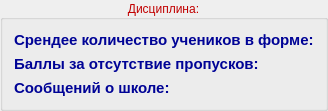
              <widget class="QGroupBox" name="groupBox_6">
               <property name="palette">
                <palette>
                 <active>
                  <colorrole role="WindowText">
                   <brush brushstyle="SolidPattern">
                    <color alpha="255">
                     <red>193</red>
                     <green>0</green>
                     <blue>0</blue>
                    </color>
                   </brush>
                  </colorrole>
                  <colorrole role="Dark">
                   <brush brushstyle="SolidPattern">
                    <color alpha="255">
                     <red>0</red>
                     <green>255</green>
                     <blue>0</blue>
                    </color>
                   </brush>
                  </colorrole>
                  <colorrole role="Text">
                   <brush brushstyle="SolidPattern">
                    <color alpha="255">
                     <red>231</red>
                     <green>231</green>
                     <blue>231</blue>
                    </color>
                   </brush>
                  </colorrole>
                  <colorrole role="ButtonText">
                   <brush brushstyle="SolidPattern">
                    <color alpha="255">
                     <red>242</red>
                     <green>218</green>
                     <blue>0</blue>
                    </color>
                   </brush>
                  </colorrole>
                  <colorrole role="ToolTipBase">
                   <brush brushstyle="SolidPattern">
                    <color alpha="102">
                     <red>0</red>
                     <green>170</green>
                     <blue>0</blue>
                    </color>
                   </brush>
                  </colorrole>
                  <colorrole role="PlaceholderText">
                   <brush brushstyle="SolidPattern">
                    <color alpha="128">
                     <red>231</red>
                     <green>231</green>
                     <blue>231</blue>
                    </color>
                   </brush>
                  </colorrole>
                 </active>
                 <inactive>
                  <colorrole role="WindowText">
                   <brush brushstyle="SolidPattern">
                    <color alpha="255">
                     <red>193</red>
                     <green>0</green>
                     <blue>0</blue>
                    </color>
                   </brush>
                  </colorrole>
                  <colorrole role="Dark">
                   <brush brushstyle="SolidPattern">
                    <color alpha="255">
                     <red>0</red>
                     <green>255</green>
                     <blue>0</blue>
                    </color>
                   </brush>
                  </colorrole>
                  <colorrole role="Text">
                   <brush brushstyle="SolidPattern">
                    <color alpha="255">
                     <red>231</red>
                     <green>231</green>
                     <blue>231</blue>
                    </color>
                   </brush>
                  </colorrole>
                  <colorrole role="ButtonText">
                   <brush brushstyle="SolidPattern">
                    <color alpha="255">
                     <red>242</red>
                     <green>218</green>
                     <blue>0</blue>
                    </color>
                   </brush>
                  </colorrole>
                  <colorrole role="ToolTipBase">
                   <brush brushstyle="SolidPattern">
                    <color alpha="102">
                     <red>0</red>
                     <green>170</green>
                     <blue>0</blue>
                    </color>
                   </brush>
                  </colorrole>
                  <colorrole role="PlaceholderText">
                   <brush brushstyle="SolidPattern">
                    <color alpha="128">
                     <red>231</red>
                     <green>231</green>
                     <blue>231</blue>
                    </color>
                   </brush>
                  </colorrole>
                 </inactive>
                 <disabled>
                  <colorrole role="WindowText">
                   <brush brushstyle="SolidPattern">
                    <color alpha="255">
                     <red>0</red>
                     <green>255</green>
                     <blue>0</blue>
                    </color>
                   </brush>
                  </colorrole>
                  <colorrole role="Dark">
                   <brush brushstyle="SolidPattern">
                    <color alpha="255">
                     <red>0</red>
                     <green>255</green>
                     <blue>0</blue>
                    </color>
                   </brush>
                  </colorrole>
                  <colorrole role="Text">
                   <brush brushstyle="SolidPattern">
                    <color alpha="255">
                     <red>0</red>
                     <green>255</green>
                     <blue>0</blue>
                    </color>
                   </brush>
                  </colorrole>
                  <colorrole role="ButtonText">
                   <brush brushstyle="SolidPattern">
                    <color alpha="255">
                     <red>0</red>
                     <green>255</green>
                     <blue>0</blue>
                    </color>
                   </brush>
                  </colorrole>
                  <colorrole role="ToolTipBase">
                   <brush brushstyle="SolidPattern">
                    <color alpha="102">
                     <red>0</red>
                     <green>170</green>
                     <blue>0</blue>
                    </color>
                   </brush>
                  </colorrole>
                  <colorrole role="PlaceholderText">
                   <brush brushstyle="SolidPattern">
                    <color alpha="128">
                     <red>231</red>
                     <green>231</green>
                     <blue>231</blue>
                    </color>
                   </brush>
                  </colorrole>
                 </disabled>
                </palette>
               </property>
               <property name="title">
                <string>Дисциплина:</string>
               </property>
               <property name="alignment">
                <set>Qt::AlignCenter</set>
               </property>
               <layout class="QVBoxLayout" name="verticalLayout_7">
                <item>
                 <widget class="QLabel" name="form_count">
                  <property name="palette">
                   <palette>
                    <active>
                     <colorrole role="WindowText">
                      <brush brushstyle="SolidPattern">
                       <color alpha="255">
                        <red>0</red>
                        <green>3</green>
                        <blue>150</blue>
                       </color>
                      </brush>
                     </colorrole>
                    </active>
                    <inactive>
                     <colorrole role="WindowText">
                      <brush brushstyle="SolidPattern">
                       <color alpha="255">
                        <red>0</red>
                        <green>3</green>
                        <blue>150</blue>
                       </color>
                      </brush>
                     </colorrole>
                    </inactive>
                    <disabled>
                     <colorrole role="WindowText">
                      <brush brushstyle="SolidPattern">
                       <color alpha="127">
                        <red>255</red>
                        <green>255</green>
                        <blue>255</blue>
                       </color>
                      </brush>
                     </colorrole>
                    </disabled>
                   </palette>
                  </property>
                  <property name="font">
                   <font>
                    <pointsize>11</pointsize>
                    <weight>75</weight>
                    <bold>true</bold>
                   </font>
                  </property>
                  <property name="text">
                   <string>Срендее количество учеников в форме:</string>
                  </property>
                 </widget>
                </item>
                <item>
                 <widget class="QLabel" name="misses_points">
                  <property name="palette">
                   <palette>
                    <active>
                     <colorrole role="WindowText">
                      <brush brushstyle="SolidPattern">
                       <color alpha="255">
                        <red>0</red>
                        <green>3</green>
                        <blue>150</blue>
                       </color>
                      </brush>
                     </colorrole>
                    </active>
                    <inactive>
                     <colorrole role="WindowText">
                      <brush brushstyle="SolidPattern">
                       <color alpha="255">
                        <red>0</red>
                        <green>3</green>
                        <blue>150</blue>
                       </color>
                      </brush>
                     </colorrole>
                    </inactive>
                    <disabled>
                     <colorrole role="WindowText">
                      <brush brushstyle="SolidPattern">
                       <color alpha="127">
                        <red>255</red>
                        <green>255</green>
                        <blue>255</blue>
                       </color>
                      </brush>
                     </colorrole>
                    </disabled>
                   </palette>
                  </property>
                  <property name="font">
                   <font>
                    <pointsize>11</pointsize>
                    <weight>75</weight>
                    <bold>true</bold>
                   </font>
                  </property>
                  <property name="text">
                   <string>Баллы за отсутствие пропусков:</string>
                  </property>
                 </widget>
                </item>
                <item>
                 <widget class="QLabel" name="reports_count">
                  <property name="palette">
                   <palette>
                    <active>
                     <colorrole role="WindowText">
                      <brush brushstyle="SolidPattern">
                       <color alpha="255">
                        <red>0</red>
                        <green>3</green>
                        <blue>150</blue>
                       </color>
                      </brush>
                     </colorrole>
                    </active>
                    <inactive>
                     <colorrole role="WindowText">
                      <brush brushstyle="SolidPattern">
                       <color alpha="255">
                        <red>0</red>
                        <green>3</green>
                        <blue>150</blue>
                       </color>
                      </brush>
                     </colorrole>
                    </inactive>
                    <disabled>
                     <colorrole role="WindowText">
                      <brush brushstyle="SolidPattern">
                       <color alpha="127">
                        <red>255</red>
                        <green>255</green>
                        <blue>255</blue>
                       </color>
                      </brush>
                     </colorrole>
                    </disabled>
                   </palette>
                  </property>
                  <property name="font">
                   <font>
                    <pointsize>11</pointsize>
                    <weight>75</weight>
                    <bold>true</bold>
                   </font>
                  </property>
                  <property name="text">
                   <string>Сообщений о школе:</string>
                  </property>
                 </widget>
                </item>
               </layout>
              </widget>
